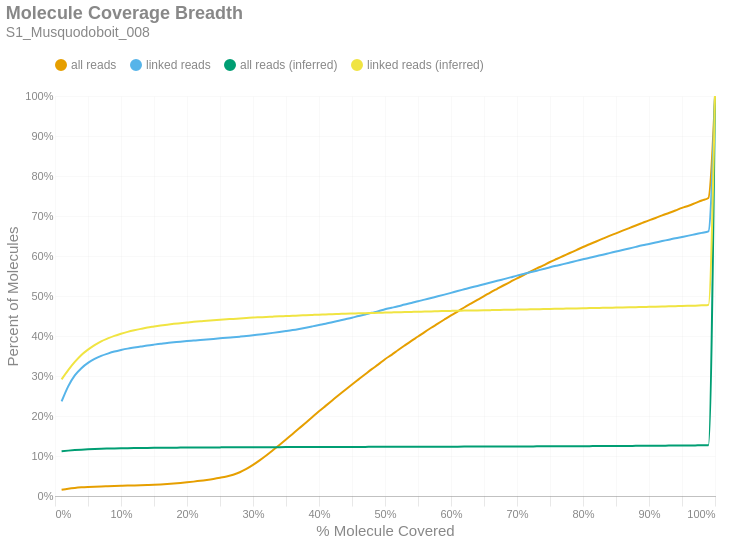

Notebook code for this chart:
### Markdown cell above
### Molecule Read Coverage
This chart shows molecule coverage breadth as computed by the number of bases aligned to that molecule. In other words, "*how much of each unique long molecule is actually sequenced/aligned?*" Keep in mind there is a distinction between sequences and alignments, since some sequences belonging to a particular molecule may not align well and wouldn't appear in the alignment data. This chart also shows molecule coverage breadth as computed by the *inferred fragment* from which the aligned sequences originate. Unlike read coverage, this calculation takes into account the total insert size, including unsequenced gaps between the forward and reverse reads. Like the previous figures, these are cumulative percents.

### Code cell
if SKIPLR:
    print_html(f"Skipped")
else:
    binned_df = consolidated_hist(valids['coverage_bp'], mask, 0.01, True)
    binned_df_inf = consolidated_hist(valids['coverage_inserts'], mask, 0.01, True)
    binned_df = binned_df.with_columns(pl.lit(binned_df_inf['all reads (cumsum)']).alias('all reads (inferred)'))
    binned_df = binned_df.with_columns(pl.lit(binned_df_inf['linked reads (cumsum)']).alias('linked reads (inferred)'))
    binned_df = binned_df.with_columns(
        (pl.col('bin').cast(pl.Float64) + 0.01).alias('right_edge')
    )

    with SafeRender(binned_df):
        (
            density_plot(binned_df, 'Molecule Coverage Breadth', samplename, 'molcov', ['all reads (inferred)','linked reads (inferred)'])
            .encode(
                #x=alt.X('bin:Q', title="% Molecule Covered").axis(format = '%').scale(padding=0),
                x=alt.X('right_edge:Q', title="% Molecule Covered").axis(format='%').scale(padding=0),
                y=alt.Y('value:Q', title='Percent of Molecules')
                    .axis(format='%')
                    .stack(False)
                    .scale(domainMin=0, padding=0),
                color=alt.Color("key:N").scale(domain = ["all reads", "linked reads", "all reads (inferred)", "linked reads (inferred)"]),
                tooltip = [
                    alt.Tooltip("key:N", title = "Data Type"),
                    alt.Tooltip("range_label:N", title="% Molecule Covered"),
                    alt.Tooltip("value:Q", format = ".2%", title="% Molecules")
                ]
            )
        ).display()

### Figure 1 — Vega-Lite specification as saved in the notebook (floating-point values rounded to 4 significant figures)
{"width": "container", "height": 400, "config": {"title": {"anchor": "start", "dy": -15, "fontSize": 18, "color": "#888888", "subtitleColor": "#888888", "subtitleFontSize": 14}, "arc": {"fill": "#0072B2"}, "axis": {"domainColor": "#888888", "domainWidth": 0.5, "gridWidth": 0.2, "grid": false, "titleFontWeight": 400, "titleFontSize": 15, "labelFontSize": 11, "labelColor": "#888888", "tickColor": "#888888", "tickWidth": 0.2, "titleColor": "#888888"}, "axisBand": {"grid": false}, "axisX": {"grid": true, "tickSize": 10, "domainCap": "round"}, "axisY": {"domain": false, "grid": true, "tickSize": 0, "domainCap": "round"}, "background": "transparent", "header": {"labelFontSize": 15, "labelColor": "#888888", "titleFontSize": 15, "titleFontWeight": 600, "titleColor": "#888888"}, "legend": {"labelFont": "sans-serif", "labelFontSize": 12, "labelColor": "#888888", "symbolSize": 100, "symbolType": "circle", "titleFontSize": 12, "titlePadding": 10, "titleColor": "#888888", "title": null, "orient": "top"}, "range": {"category": ["#E69F00", "#56B4E9", "#009E73", "#F0E442", "#0072B2", "#D55E00", "#CC79A7", "#000000"], "diverging": ["#cfe8f3", "#a2d4ec", "#73bfe2", "#46abdb", "#1696d2", "#12719e"]}, "area": {"fill": "#0072B2", "fillOpacity": 0.7, "line": true, "strokeOpacity": 0.7}, "line": {"color": "#0072B2", "stroke": "#0072B2", "strokeWidth": 2}, "trail": {"color": "#0072B2", "stroke": "#0072B2", "strokeWidth": 0, "size": 1}, "point": {"filled": true, "fillOpacity": 1.0, "size": 95}, "text": {"color": "#888888", "fontSize": 11, "align": "right", "fontWeight": 400, "size": 11}, "bar": {"fill": "#0072B2", "stroke": null}, "view": {"stroke": null, "continuousWidth": 660, "continuousHeight": 400}}, "data": {"name": "data-5cd62ff51dd246d1023f63152cfe170d"}, "mark": {"type": "line", "interpolate": "monotone", "point": {"opacity": 0, "size": 275}}, "encoding": {"color": {"field": "key", "scale": {"domain": ["all reads", "linked reads", "all reads (inferred)", "linked reads (inferred)"]}, "type": "nominal"}, "tooltip": [{"field": "key", "title": "Data Type", "type": "nominal"}, {"field": "range_label", "title": "% Molecule Covered", "type": "nominal"}, {"field": "value", "format": ".2%", "title": "% Molecules", "type": "quantitative"}], "x": {"axis": {"format": "%"}, "field": "right_edge", "scale": {"padding": 0}, "title": "% Molecule Covered", "type": "quantitative"}, "y": {"axis": {"format": "%"}, "field": "value", "scale": {"domainMin": 0, "padding": 0}, "stack": false, "title": "Percent of Molecules", "type": "quantitative"}}, "params": [{"name": "param_c36ac31b6afebe62", "select": {"type": "point", "fields": ["key"]}, "bind": "legend"}], "title": {"text": "Molecule Coverage Breadth", "subtitle": "S1_Musquodoboit_008"}, "transform": [{"fold": ["all reads (cumsum)", "linked reads (cumsum)", "all reads (inferred)", "linked reads (inferred)"]}, {"calculate": "replace(datum.key, ' (cumsum)', '')", "as": "key"}, {"filter": {"param": "param_c36ac31b6afebe62"}}], "usermeta": {"embedOptions": {"downloadFileName": "S1_Musquodoboit_008.molcov"}}, "$schema": "https://vega.github.io/schema/vega-lite/v6.1.0.json", "datasets": {"data-5cd62ff51dd246d1023f63152cfe170d": [{"bin": "0.0", "interval": "0.0-0.01", "all reads": 0.0158, "linked reads": 0.2363, "all reads (cumsum)": 0.0158, "linked reads (cumsum)": 0.2363, "range_label": "0.0-0.01", "all reads (inferred)": 0.112, "linked reads (inferred)": 0.2915, "right_edge": 0.01}, {"bin": "0.01", "interval": "0.01-0.02", "all reads": 0.002537, "linked reads": 0.03778, "all reads (cumsum)": 0.01834, "linked reads (cumsum)": 0.2741, "range_label": "0.01-0.02", "all reads (inferred)": 0.1134, "linked reads (inferred)": 0.3147, "right_edge": 0.02}, {"bin": "0.02", "interval": "0.02-0.03", "all reads": 0.001886, "linked reads": 0.02748, "all reads (cumsum)": 0.02022, "linked reads (cumsum)": 0.3016, "range_label": "0.02-0.03", "all reads (inferred)": 0.1147, "linked reads (inferred)": 0.3351, "right_edge": 0.03}, {"bin": "0.03", "interval": "0.03-0.04", "all reads": 0.001368, "linked reads": 0.01803, "all reads (cumsum)": 0.02159, "linked reads (cumsum)": 0.3196, "range_label": "0.03-0.04", "all reads (inferred)": 0.1158, "linked reads (inferred)": 0.3527, "right_edge": 0.04}, {"bin": "0.04", "interval": "0.04-0.05", "all reads": 0.0009923, "linked reads": 0.01313, "all reads (cumsum)": 0.02258, "linked reads (cumsum)": 0.3327, "range_label": "0.04-0.05", "all reads (inferred)": 0.1168, "linked reads (inferred)": 0.3659, "right_edge": 0.05}, {"bin": "0.05", "interval": "0.05-0.06", "all reads": 0.0007883, "linked reads": 0.009895, "all reads (cumsum)": 0.02337, "linked reads (cumsum)": 0.3426, "range_label": "0.05-0.06", "all reads (inferred)": 0.1175, "linked reads (inferred)": 0.3772, "right_edge": 0.06}, {"bin": "0.06", "interval": "0.06-0.07", "all reads": 0.0006461, "linked reads": 0.007662, "all reads (cumsum)": 0.02402, "linked reads (cumsum)": 0.3503, "range_label": "0.06-0.07", "all reads (inferred)": 0.1181, "linked reads (inferred)": 0.3866, "right_edge": 0.07}, {"bin": "0.07", "interval": "0.07-0.08", "all reads": 0.0005191, "linked reads": 0.005744, "all reads (cumsum)": 0.02454, "linked reads (cumsum)": 0.356, "range_label": "0.07-0.08", "all reads (inferred)": 0.1186, "linked reads (inferred)": 0.3939, "right_edge": 0.08}, {"bin": "0.08", "interval": "0.08-0.09", "all reads": 0.0005077, "linked reads": 0.005022, "all reads (cumsum)": 0.02505, "linked reads (cumsum)": 0.361, "range_label": "0.08-0.09", "all reads (inferred)": 0.119, "linked reads (inferred)": 0.4004, "right_edge": 0.09}, {"bin": "0.09", "interval": "0.09-0.1", "all reads": 0.0004923, "linked reads": 0.003956, "all reads (cumsum)": 0.02554, "linked reads (cumsum)": 0.365, "range_label": "0.09-0.1", "all reads (inferred)": 0.1193, "linked reads (inferred)": 0.4057, "right_edge": 0.1}, {"bin": "0.1", "interval": "0.1-0.11", "all reads": 0.0004803, "linked reads": 0.00341, "all reads (cumsum)": 0.02602, "linked reads (cumsum)": 0.3684, "range_label": "0.1-0.11", "all reads (inferred)": 0.1196, "linked reads (inferred)": 0.4103, "right_edge": 0.11}, {"bin": "0.11", "interval": "0.11-0.12", "all reads": 0.000448, "linked reads": 0.002687, "all reads (cumsum)": 0.02647, "linked reads (cumsum)": 0.3711, "range_label": "0.11-0.12", "all reads (inferred)": 0.1198, "linked reads (inferred)": 0.4143, "right_edge": 0.12}, {"bin": "0.12", "interval": "0.12-0.13", "all reads": 0.0004841, "linked reads": 0.002557, "all reads (cumsum)": 0.02695, "linked reads (cumsum)": 0.3737, "range_label": "0.12-0.13", "all reads (inferred)": 0.1201, "linked reads (inferred)": 0.4179, "right_edge": 0.13}, {"bin": "0.13", "interval": "0.13-0.14", "all reads": 0.0005613, "linked reads": 0.002603, "all reads (cumsum)": 0.02751, "linked reads (cumsum)": 0.3763, "range_label": "0.13-0.14", "all reads (inferred)": 0.1203, "linked reads (inferred)": 0.4212, "right_edge": 0.14}, {"bin": "0.14", "interval": "0.14-0.15", "all reads": 0.0006045, "linked reads": 0.002177, "all reads (cumsum)": 0.02812, "linked reads (cumsum)": 0.3784, "range_label": "0.14-0.15", "all reads (inferred)": 0.1204, "linked reads (inferred)": 0.4237, "right_edge": 0.15}, {"bin": "0.15", "interval": "0.15-0.16", "all reads": 0.0007511, "linked reads": 0.001992, "all reads (cumsum)": 0.02887, "linked reads (cumsum)": 0.3804, "range_label": "0.15-0.16", "all reads (inferred)": 0.1206, "linked reads (inferred)": 0.4261, "right_edge": 0.16}, {"bin": "0.16", "interval": "0.16-0.17", "all reads": 0.001001, "linked reads": 0.002011, "all reads (cumsum)": 0.02987, "linked reads (cumsum)": 0.3824, "range_label": "0.16-0.17", "all reads (inferred)": 0.1207, "linked reads (inferred)": 0.4284, "right_edge": 0.17}, {"bin": "0.17", "interval": "0.17-0.18", "all reads": 0.001203, "linked reads": 0.001686, "all reads (cumsum)": 0.03107, "linked reads (cumsum)": 0.3841, "range_label": "0.17-0.18", "all reads (inferred)": 0.1209, "linked reads (inferred)": 0.4304, "right_edge": 0.18}, {"bin": "0.18", "interval": "0.18-0.19", "all reads": 0.001462, "linked reads": 0.001742, "all reads (cumsum)": 0.03253, "linked reads (cumsum)": 0.3859, "range_label": "0.18-0.19", "all reads (inferred)": 0.121, "linked reads (inferred)": 0.432, "right_edge": 0.19}, {"bin": "0.19", "interval": "0.19-0.2", "all reads": 0.00163, "linked reads": 0.001538, "all reads (cumsum)": 0.03416, "linked reads (cumsum)": 0.3874, "range_label": "0.19-0.2", "all reads (inferred)": 0.1211, "linked reads (inferred)": 0.4337, "right_edge": 0.2}, {"bin": "0.2", "interval": "0.2-0.21", "all reads": 0.001784, "linked reads": 0.001269, "all reads (cumsum)": 0.03595, "linked reads (cumsum)": 0.3887, "range_label": "0.2-0.21", "all reads (inferred)": 0.1212, "linked reads (inferred)": 0.4356, "right_edge": 0.21}, {"bin": "0.21", "interval": "0.21-0.22", "all reads": 0.001954, "linked reads": 0.001288, "all reads (cumsum)": 0.0379, "linked reads (cumsum)": 0.39, "range_label": "0.21-0.22", "all reads (inferred)": 0.1213, "linked reads (inferred)": 0.437, "right_edge": 0.22}, {"bin": "0.22", "interval": "0.22-0.23", "all reads": 0.002279, "linked reads": 0.001436, "all reads (cumsum)": 0.04018, "linked reads (cumsum)": 0.3914, "range_label": "0.22-0.23", "all reads (inferred)": 0.1214, "linked reads (inferred)": 0.4382, "right_edge": 0.23}, {"bin": "0.23", "interval": "0.23-0.24", "all reads": 0.002525, "linked reads": 0.001334, "all reads (cumsum)": 0.0427, "linked reads (cumsum)": 0.3927, "range_label": "0.23-0.24", "all reads (inferred)": 0.1215, "linked reads (inferred)": 0.4396, "right_edge": 0.24}, {"bin": "0.24", "interval": "0.24-0.25", "all reads": 0.002886, "linked reads": 0.001436, "all reads (cumsum)": 0.04559, "linked reads (cumsum)": 0.3942, "range_label": "0.24-0.25", "all reads (inferred)": 0.1216, "linked reads (inferred)": 0.4407, "right_edge": 0.25}, {"bin": "0.25", "interval": "0.25-0.26", "all reads": 0.003263, "linked reads": 0.001519, "all reads (cumsum)": 0.04885, "linked reads (cumsum)": 0.3957, "range_label": "0.25-0.26", "all reads (inferred)": 0.1216, "linked reads (inferred)": 0.4418, "right_edge": 0.26}, {"bin": "0.26", "interval": "0.26-0.27", "all reads": 0.004297, "linked reads": 0.001297, "all reads (cumsum)": 0.05315, "linked reads (cumsum)": 0.397, "range_label": "0.26-0.27", "all reads (inferred)": 0.1217, "linked reads (inferred)": 0.4428, "right_edge": 0.27}, {"bin": "0.27", "interval": "0.27-0.28", "all reads": 0.006136, "linked reads": 0.001371, "all reads (cumsum)": 0.05929, "linked reads (cumsum)": 0.3984, "range_label": "0.27-0.28", "all reads (inferred)": 0.1218, "linked reads (inferred)": 0.4439, "right_edge": 0.28}, {"bin": "0.28", "interval": "0.28-0.29", "all reads": 0.008298, "linked reads": 0.00151, "all reads (cumsum)": 0.06758, "linked reads (cumsum)": 0.3999, "range_label": "0.28-0.29", "all reads (inferred)": 0.1218, "linked reads (inferred)": 0.4449, "right_edge": 0.29}, {"bin": "0.29", "interval": "0.29-0.3", "all reads": 0.01015, "linked reads": 0.001844, "all reads (cumsum)": 0.07774, "linked reads (cumsum)": 0.4017, "range_label": "0.29-0.3", "all reads (inferred)": 0.1219, "linked reads (inferred)": 0.446, "right_edge": 0.3}, {"bin": "0.3", "interval": "0.3-0.31", "all reads": 0.0113, "linked reads": 0.00202, "all reads (cumsum)": 0.08903, "linked reads (cumsum)": 0.4037, "range_label": "0.3-0.31", "all reads (inferred)": 0.122, "linked reads (inferred)": 0.4468, "right_edge": 0.31}, {"bin": "0.31", "interval": "0.31-0.32", "all reads": 0.0122, "linked reads": 0.001964, "all reads (cumsum)": 0.1012, "linked reads (cumsum)": 0.4057, "range_label": "0.31-0.32", "all reads (inferred)": 0.122, "linked reads (inferred)": 0.4476, "right_edge": 0.32}, {"bin": "0.32", "interval": "0.32-0.33", "all reads": 0.01305, "linked reads": 0.002103, "all reads (cumsum)": 0.1143, "linked reads (cumsum)": 0.4078, "range_label": "0.32-0.33", "all reads (inferred)": 0.1221, "linked reads (inferred)": 0.4484, "right_edge": 0.33}, {"bin": "0.33", "interval": "0.33-0.34", "all reads": 0.01332, "linked reads": 0.002196, "all reads (cumsum)": 0.1276, "linked reads (cumsum)": 0.41, "range_label": "0.33-0.34", "all reads (inferred)": 0.1222, "linked reads (inferred)": 0.4492, "right_edge": 0.34}, {"bin": "0.34", "interval": "0.34-0.35", "all reads": 0.01357, "linked reads": 0.002307, "all reads (cumsum)": 0.1412, "linked reads (cumsum)": 0.4123, "range_label": "0.34-0.35", "all reads (inferred)": 0.1222, "linked reads (inferred)": 0.4499, "right_edge": 0.35}, {"bin": "0.35", "interval": "0.35-0.36", "all reads": 0.01398, "linked reads": 0.002483, "all reads (cumsum)": 0.1552, "linked reads (cumsum)": 0.4148, "range_label": "0.35-0.36", "all reads (inferred)": 0.1223, "linked reads (inferred)": 0.4506, "right_edge": 0.36}, {"bin": "0.36", "interval": "0.36-0.37", "all reads": 0.01398, "linked reads": 0.002881, "all reads (cumsum)": 0.1691, "linked reads (cumsum)": 0.4177, "range_label": "0.36-0.37", "all reads (inferred)": 0.1223, "linked reads (inferred)": 0.4512, "right_edge": 0.37}, {"bin": "0.37", "interval": "0.37-0.38", "all reads": 0.01403, "linked reads": 0.003122, "all reads (cumsum)": 0.1832, "linked reads (cumsum)": 0.4208, "range_label": "0.37-0.38", "all reads (inferred)": 0.1224, "linked reads (inferred)": 0.452, "right_edge": 0.38}, {"bin": "0.38", "interval": "0.38-0.39", "all reads": 0.01419, "linked reads": 0.003326, "all reads (cumsum)": 0.1974, "linked reads (cumsum)": 0.4241, "range_label": "0.38-0.39", "all reads (inferred)": 0.1224, "linked reads (inferred)": 0.4527, "right_edge": 0.39}, {"bin": "0.39", "interval": "0.39-0.4", "all reads": 0.0143, "linked reads": 0.003419, "all reads (cumsum)": 0.2117, "linked reads (cumsum)": 0.4275, "range_label": "0.39-0.4", "all reads (inferred)": 0.1225, "linked reads (inferred)": 0.4534, "right_edge": 0.4}, {"bin": "0.4", "interval": "0.4-0.41", "all reads": 0.01366, "linked reads": 0.003289, "all reads (cumsum)": 0.2253, "linked reads (cumsum)": 0.4308, "range_label": "0.4-0.41", "all reads (inferred)": 0.1225, "linked reads (inferred)": 0.4539, "right_edge": 0.41}, {"bin": "0.41", "interval": "0.41-0.42", "all reads": 0.01359, "linked reads": 0.003734, "all reads (cumsum)": 0.2389, "linked reads (cumsum)": 0.4346, "range_label": "0.41-0.42", "all reads (inferred)": 0.1226, "linked reads (inferred)": 0.4546, "right_edge": 0.42}, {"bin": "0.42", "interval": "0.42-0.43", "all reads": 0.01355, "linked reads": 0.003678, "all reads (cumsum)": 0.2525, "linked reads (cumsum)": 0.4382, "range_label": "0.42-0.43", "all reads (inferred)": 0.1226, "linked reads (inferred)": 0.4551, "right_edge": 0.43}, {"bin": "0.43", "interval": "0.43-0.44", "all reads": 0.01322, "linked reads": 0.003688, "all reads (cumsum)": 0.2657, "linked reads (cumsum)": 0.4419, "range_label": "0.43-0.44", "all reads (inferred)": 0.1227, "linked reads (inferred)": 0.4557, "right_edge": 0.44}, {"bin": "0.44", "interval": "0.44-0.45", "all reads": 0.01315, "linked reads": 0.003771, "all reads (cumsum)": 0.2788, "linked reads (cumsum)": 0.4457, "range_label": "0.44-0.45", "all reads (inferred)": 0.1227, "linked reads (inferred)": 0.4562, "right_edge": 0.45}, {"bin": "0.45", "interval": "0.45-0.46", "all reads": 0.01282, "linked reads": 0.004345, "all reads (cumsum)": 0.2917, "linked reads (cumsum)": 0.45, "range_label": "0.45-0.46", "all reads (inferred)": 0.1227, "linked reads (inferred)": 0.4566, "right_edge": 0.46}, {"bin": "0.46", "interval": "0.46-0.47", "all reads": 0.01277, "linked reads": 0.003743, "all reads (cumsum)": 0.3044, "linked reads (cumsum)": 0.4538, "range_label": "0.46-0.47", "all reads (inferred)": 0.1228, "linked reads (inferred)": 0.4571, "right_edge": 0.47}, {"bin": "0.47", "interval": "0.47-0.48", "all reads": 0.01264, "linked reads": 0.004253, "all reads (cumsum)": 0.3171, "linked reads (cumsum)": 0.458, "range_label": "0.47-0.48", "all reads (inferred)": 0.1228, "linked reads (inferred)": 0.4576, "right_edge": 0.48}, {"bin": "0.48", "interval": "0.48-0.49", "all reads": 0.01196, "linked reads": 0.004003, "all reads (cumsum)": 0.329, "linked reads (cumsum)": 0.462, "range_label": "0.48-0.49", "all reads (inferred)": 0.1229, "linked reads (inferred)": 0.4581, "right_edge": 0.49}, {"bin": "0.49", "interval": "0.49-0.5", "all reads": 0.013, "linked reads": 0.004633, "all reads (cumsum)": 0.342, "linked reads (cumsum)": 0.4667, "range_label": "0.49-0.5", "all reads (inferred)": 0.1229, "linked reads (inferred)": 0.4585, "right_edge": 0.5}, {"bin": "0.5", "interval": "0.5-0.51", "all reads": 0.01093, "linked reads": 0.003854, "all reads (cumsum)": 0.353, "linked reads (cumsum)": 0.4705, "range_label": "0.5-0.51", "all reads (inferred)": 0.123, "linked reads (inferred)": 0.4589, "right_edge": 0.51}, {"bin": "0.51", "interval": "0.51-0.52", "all reads": 0.01208, "linked reads": 0.00391, "all reads (cumsum)": 0.3651, "linked reads (cumsum)": 0.4744, "range_label": "0.51-0.52", "all reads (inferred)": 0.123, "linked reads (inferred)": 0.4594, "right_edge": 0.52}, {"bin": "0.52", "interval": "0.52-0.53", "all reads": 0.01155, "linked reads": 0.004253, "all reads (cumsum)": 0.3766, "linked reads (cumsum)": 0.4787, "range_label": "0.52-0.53", "all reads (inferred)": 0.1231, "linked reads (inferred)": 0.4598, "right_edge": 0.53}, {"bin": "0.53", "interval": "0.53-0.54", "all reads": 0.01133, "linked reads": 0.003743, "all reads (cumsum)": 0.3879, "linked reads (cumsum)": 0.4824, "range_label": "0.53-0.54", "all reads (inferred)": 0.1231, "linked reads (inferred)": 0.4602, "right_edge": 0.54}, {"bin": "0.54", "interval": "0.54-0.55", "all reads": 0.01075, "linked reads": 0.004447, "all reads (cumsum)": 0.3987, "linked reads (cumsum)": 0.4869, "range_label": "0.54-0.55", "all reads (inferred)": 0.1231, "linked reads (inferred)": 0.4606, "right_edge": 0.55}, {"bin": "0.55", "interval": "0.55-0.56", "all reads": 0.01115, "linked reads": 0.004012, "all reads (cumsum)": 0.4098, "linked reads (cumsum)": 0.4909, "range_label": "0.55-0.56", "all reads (inferred)": 0.1232, "linked reads (inferred)": 0.4611, "right_edge": 0.56}, {"bin": "0.56", "interval": "0.56-0.57", "all reads": 0.01072, "linked reads": 0.004216, "all reads (cumsum)": 0.4206, "linked reads (cumsum)": 0.4951, "range_label": "0.56-0.57", "all reads (inferred)": 0.1232, "linked reads (inferred)": 0.4614, "right_edge": 0.57}, {"bin": "0.57", "interval": "0.57-0.58", "all reads": 0.01023, "linked reads": 0.004077, "all reads (cumsum)": 0.4308, "linked reads (cumsum)": 0.4992, "range_label": "0.57-0.58", "all reads (inferred)": 0.1233, "linked reads (inferred)": 0.462, "right_edge": 0.58}, {"bin": "0.58", "interval": "0.58-0.59", "all reads": 0.0105, "linked reads": 0.00429, "all reads (cumsum)": 0.4413, "linked reads (cumsum)": 0.5035, "range_label": "0.58-0.59", "all reads (inferred)": 0.1233, "linked reads (inferred)": 0.4624, "right_edge": 0.59}, {"bin": "0.59", "interval": "0.59-0.6", "all reads": 0.01028, "linked reads": 0.004419, "all reads (cumsum)": 0.4516, "linked reads (cumsum)": 0.5079, "range_label": "0.59-0.6", "all reads (inferred)": 0.1234, "linked reads (inferred)": 0.4628, "right_edge": 0.6}, {"bin": "0.6", "interval": "0.6-0.61", "all reads": 0.009629, "linked reads": 0.004577, "all reads (cumsum)": 0.4612, "linked reads (cumsum)": 0.5125, "range_label": "0.6-0.61", "all reads (inferred)": 0.1234, "linked reads (inferred)": 0.4632, "right_edge": 0.61}, {"bin": "0.61", "interval": "0.61-0.62", "all reads": 0.01005, "linked reads": 0.004299, "all reads (cumsum)": 0.4712, "linked reads (cumsum)": 0.5168, "range_label": "0.61-0.62", "all reads (inferred)": 0.1235, "linked reads (inferred)": 0.4635, "right_edge": 0.62}, {"bin": "0.62", "interval": "0.62-0.63", "all reads": 0.009676, "linked reads": 0.004299, "all reads (cumsum)": 0.4809, "linked reads (cumsum)": 0.5211, "range_label": "0.62-0.63", "all reads (inferred)": 0.1235, "linked reads (inferred)": 0.4638, "right_edge": 0.63}, {"bin": "0.63", "interval": "0.63-0.64", "all reads": 0.009575, "linked reads": 0.004151, "all reads (cumsum)": 0.4905, "linked reads (cumsum)": 0.5252, "range_label": "0.63-0.64", "all reads (inferred)": 0.1236, "linked reads (inferred)": 0.4641, "right_edge": 0.64}, {"bin": "0.64", "interval": "0.64-0.65", "all reads": 0.009212, "linked reads": 0.004382, "all reads (cumsum)": 0.4997, "linked reads (cumsum)": 0.5296, "range_label": "0.64-0.65", "all reads (inferred)": 0.1236, "linked reads (inferred)": 0.4644, "right_edge": 0.65}, {"bin": "0.65", "interval": "0.65-0.66", "all reads": 0.009421, "linked reads": 0.004206, "all reads (cumsum)": 0.5091, "linked reads (cumsum)": 0.5338, "range_label": "0.65-0.66", "all reads (inferred)": 0.1237, "linked reads (inferred)": 0.4647, "right_edge": 0.66}, {"bin": "0.66", "interval": "0.66-0.67", "all reads": 0.008912, "linked reads": 0.004104, "all reads (cumsum)": 0.518, "linked reads (cumsum)": 0.5379, "range_label": "0.66-0.67", "all reads (inferred)": 0.1237, "linked reads (inferred)": 0.465, "right_edge": 0.67}, {"bin": "0.67", "interval": "0.67-0.68", "all reads": 0.008815, "linked reads": 0.004299, "all reads (cumsum)": 0.5269, "linked reads (cumsum)": 0.5422, "range_label": "0.67-0.68", "all reads (inferred)": 0.1238, "linked reads (inferred)": 0.4653, "right_edge": 0.68}, {"bin": "0.68", "interval": "0.68-0.69", "all reads": 0.00861, "linked reads": 0.004308, "all reads (cumsum)": 0.5355, "linked reads (cumsum)": 0.5465, "range_label": "0.68-0.69", "all reads (inferred)": 0.1238, "linked reads (inferred)": 0.4656, "right_edge": 0.69}, {"bin": "0.69", "interval": "0.69-0.7", "all reads": 0.008685, "linked reads": 0.004419, "all reads (cumsum)": 0.5442, "linked reads (cumsum)": 0.5509, "range_label": "0.69-0.7", "all reads (inferred)": 0.1239, "linked reads (inferred)": 0.4659, "right_edge": 0.7}, {"bin": "0.7", "interval": "0.7-0.71", "all reads": 0.008294, "linked reads": 0.003928, "all reads (cumsum)": 0.5524, "linked reads (cumsum)": 0.5549, "range_label": "0.7-0.71", "all reads (inferred)": 0.1239, "linked reads (inferred)": 0.4662, "right_edge": 0.71}, {"bin": "0.71", "interval": "0.71-0.72", "all reads": 0.008153, "linked reads": 0.00429, "all reads (cumsum)": 0.5606, "linked reads (cumsum)": 0.5591, "range_label": "0.71-0.72", "all reads (inferred)": 0.124, "linked reads (inferred)": 0.4667, "right_edge": 0.72}, {"bin": "0.72", "interval": "0.72-0.73", "all reads": 0.008218, "linked reads": 0.004132, "all reads (cumsum)": 0.5688, "linked reads (cumsum)": 0.5633, "range_label": "0.72-0.73", "all reads (inferred)": 0.1241, "linked reads (inferred)": 0.467, "right_edge": 0.73}, {"bin": "0.73", "interval": "0.73-0.74", "all reads": 0.007904, "linked reads": 0.004132, "all reads (cumsum)": 0.5767, "linked reads (cumsum)": 0.5674, "range_label": "0.73-0.74", "all reads (inferred)": 0.1241, "linked reads (inferred)": 0.4673, "right_edge": 0.74}, {"bin": "0.74", "interval": "0.74-0.75", "all reads": 0.008341, "linked reads": 0.004382, "all reads (cumsum)": 0.5851, "linked reads (cumsum)": 0.5718, "range_label": "0.74-0.75", "all reads (inferred)": 0.1242, "linked reads (inferred)": 0.4676, "right_edge": 0.75}, {"bin": "0.75", "interval": "0.75-0.76", "all reads": 0.007514, "linked reads": 0.004003, "all reads (cumsum)": 0.5926, "linked reads (cumsum)": 0.5758, "range_label": "0.75-0.76", "all reads (inferred)": 0.1243, "linked reads (inferred)": 0.4679, "right_edge": 0.76}, {"bin": "0.76", "interval": "0.76-0.77", "all reads": 0.007409, "linked reads": 0.003845, "all reads (cumsum)": 0.6, "linked reads (cumsum)": 0.5796, "range_label": "0.76-0.77", "all reads (inferred)": 0.1243, "linked reads (inferred)": 0.4683, "right_edge": 0.77}, {"bin": "0.77", "interval": "0.77-0.78", "all reads": 0.007465, "linked reads": 0.00403, "all reads (cumsum)": 0.6075, "linked reads (cumsum)": 0.5837, "range_label": "0.77-0.78", "all reads (inferred)": 0.1244, "linked reads (inferred)": 0.4687, "right_edge": 0.78}, {"bin": "0.78", "interval": "0.78-0.79", "all reads": 0.007383, "linked reads": 0.004104, "all reads (cumsum)": 0.6148, "linked reads (cumsum)": 0.5878, "range_label": "0.78-0.79", "all reads (inferred)": 0.1245, "linked reads (inferred)": 0.469, "right_edge": 0.79}, {"bin": "0.79", "interval": "0.79-0.8", "all reads": 0.007662, "linked reads": 0.004012, "all reads (cumsum)": 0.6225, "linked reads (cumsum)": 0.5918, "range_label": "0.79-0.8", "all reads (inferred)": 0.1246, "linked reads (inferred)": 0.4693, "right_edge": 0.8}, {"bin": "0.8", "interval": "0.8-0.81", "all reads": 0.00697, "linked reads": 0.004067, "all reads (cumsum)": 0.6295, "linked reads (cumsum)": 0.5959, "range_label": "0.8-0.81", "all reads (inferred)": 0.1247, "linked reads (inferred)": 0.4697, "right_edge": 0.81}, {"bin": "0.81", "interval": "0.81-0.82", "all reads": 0.006897, "linked reads": 0.003743, "all reads (cumsum)": 0.6364, "linked reads (cumsum)": 0.5996, "range_label": "0.81-0.82", "all reads (inferred)": 0.1247, "linked reads (inferred)": 0.47, "right_edge": 0.82}, {"bin": "0.82", "interval": "0.82-0.83", "all reads": 0.00695, "linked reads": 0.003641, "all reads (cumsum)": 0.6433, "linked reads (cumsum)": 0.6032, "range_label": "0.82-0.83", "all reads (inferred)": 0.1248, "linked reads (inferred)": 0.4703, "right_edge": 0.83}, {"bin": "0.83", "interval": "0.83-0.84", "all reads": 0.006865, "linked reads": 0.003947, "all reads (cumsum)": 0.6502, "linked reads (cumsum)": 0.6072, "range_label": "0.83-0.84", "all reads (inferred)": 0.1249, "linked reads (inferred)": 0.4707, "right_edge": 0.84}, {"bin": "0.84", "interval": "0.84-0.85", "all reads": 0.006542, "linked reads": 0.003891, "all reads (cumsum)": 0.6567, "linked reads (cumsum)": 0.6111, "range_label": "0.84-0.85", "all reads (inferred)": 0.125, "linked reads (inferred)": 0.4711, "right_edge": 0.85}, {"bin": "0.85", "interval": "0.85-0.86", "all reads": 0.006658, "linked reads": 0.003938, "all reads (cumsum)": 0.6634, "linked reads (cumsum)": 0.615, "range_label": "0.85-0.86", "all reads (inferred)": 0.1251, "linked reads (inferred)": 0.4714, "right_edge": 0.86}, {"bin": "0.86", "interval": "0.86-0.87", "all reads": 0.006476, "linked reads": 0.003734, "all reads (cumsum)": 0.6699, "linked reads (cumsum)": 0.6188, "range_label": "0.86-0.87", "all reads (inferred)": 0.1252, "linked reads (inferred)": 0.4718, "right_edge": 0.87}, {"bin": "0.87", "interval": "0.87-0.88", "all reads": 0.006519, "linked reads": 0.004012, "all reads (cumsum)": 0.6764, "linked reads (cumsum)": 0.6228, "range_label": "0.87-0.88", "all reads (inferred)": 0.1253, "linked reads (inferred)": 0.4722, "right_edge": 0.88}, {"bin": "0.88", "interval": "0.88-0.89", "all reads": 0.006371, "linked reads": 0.003864, "all reads (cumsum)": 0.6827, "linked reads (cumsum)": 0.6266, "range_label": "0.88-0.89", "all reads (inferred)": 0.1255, "linked reads (inferred)": 0.4725, "right_edge": 0.89}, {"bin": "0.89", "interval": "0.89-0.9", "all reads": 0.00637, "linked reads": 0.003493, "all reads (cumsum)": 0.6891, "linked reads (cumsum)": 0.6301, "range_label": "0.89-0.9", "all reads (inferred)": 0.1256, "linked reads (inferred)": 0.473, "right_edge": 0.9}, {"bin": "0.9", "interval": "0.9-0.91", "all reads": 0.005923, "linked reads": 0.003595, "all reads (cumsum)": 0.695, "linked reads (cumsum)": 0.6337, "range_label": "0.9-0.91", "all reads (inferred)": 0.1257, "linked reads (inferred)": 0.4733, "right_edge": 0.91}, {"bin": "0.91", "interval": "0.91-0.92", "all reads": 0.006674, "linked reads": 0.00365, "all reads (cumsum)": 0.7017, "linked reads (cumsum)": 0.6374, "range_label": "0.91-0.92", "all reads (inferred)": 0.1258, "linked reads (inferred)": 0.4738, "right_edge": 0.92}, {"bin": "0.92", "interval": "0.92-0.93", "all reads": 0.005818, "linked reads": 0.003437, "all reads (cumsum)": 0.7075, "linked reads (cumsum)": 0.6408, "range_label": "0.92-0.93", "all reads (inferred)": 0.126, "linked reads (inferred)": 0.4743, "right_edge": 0.93}, {"bin": "0.93", "interval": "0.93-0.94", "all reads": 0.006165, "linked reads": 0.00366, "all reads (cumsum)": 0.7137, "linked reads (cumsum)": 0.6445, "range_label": "0.93-0.94", "all reads (inferred)": 0.1261, "linked reads (inferred)": 0.4747, "right_edge": 0.94}, {"bin": "0.94", "interval": "0.94-0.95", "all reads": 0.006575, "linked reads": 0.003178, "all reads (cumsum)": 0.7203, "linked reads (cumsum)": 0.6476, "range_label": "0.94-0.95", "all reads (inferred)": 0.1263, "linked reads (inferred)": 0.475, "right_edge": 0.95}, {"bin": "0.95", "interval": "0.95-0.96", "all reads": 0.005374, "linked reads": 0.003252, "all reads (cumsum)": 0.7256, "linked reads (cumsum)": 0.6509, "range_label": "0.95-0.96", "all reads (inferred)": 0.1264, "linked reads (inferred)": 0.4754, "right_edge": 0.96}, {"bin": "0.96", "interval": "0.96-0.97", "all reads": 0.006444, "linked reads": 0.003539, "all reads (cumsum)": 0.7321, "linked reads (cumsum)": 0.6544, "range_label": "0.96-0.97", "all reads (inferred)": 0.1266, "linked reads (inferred)": 0.4759, "right_edge": 0.97}, {"bin": "0.97", "interval": "0.97-0.98", "all reads": 0.006677, "linked reads": 0.003382, "all reads (cumsum)": 0.7388, "linked reads (cumsum)": 0.6578, "range_label": "0.97-0.98", "all reads (inferred)": 0.1267, "linked reads (inferred)": 0.4767, "right_edge": 0.98}, {"bin": "0.98", "interval": "0.98-0.99", "all reads": 0.006281, "linked reads": 0.003549, "all reads (cumsum)": 0.745, "linked reads (cumsum)": 0.6614, "range_label": "0.98-0.99", "all reads (inferred)": 0.127, "linked reads (inferred)": 0.4775, "right_edge": 0.99}, {"bin": "0.99", "interval": "0.99-1.0", "all reads": 0.255, "linked reads": 0.3386, "all reads (cumsum)": 1.0, "linked reads (cumsum)": 1.0, "range_label": "0.99-1.0", "all reads (inferred)": 1.0, "linked reads (inferred)": 1.0, "right_edge": 1.0}]}}
